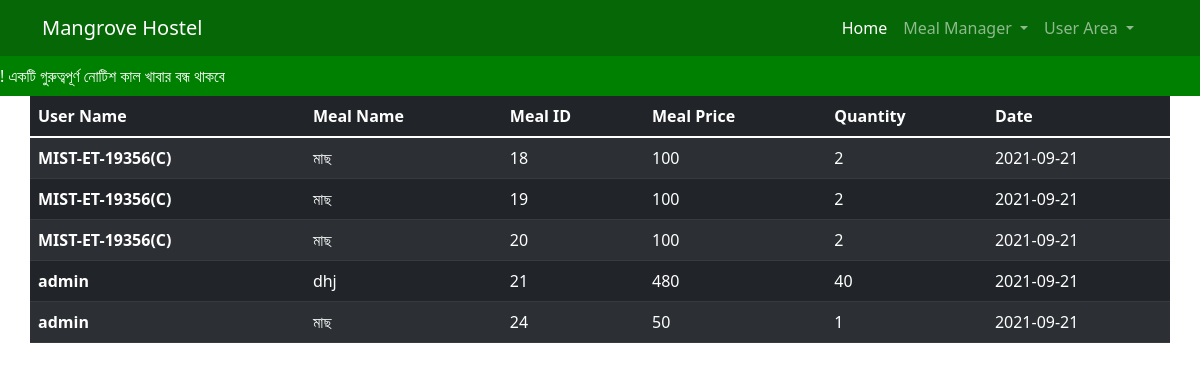
Before: /panelhead/ (signed in) with the older database file.
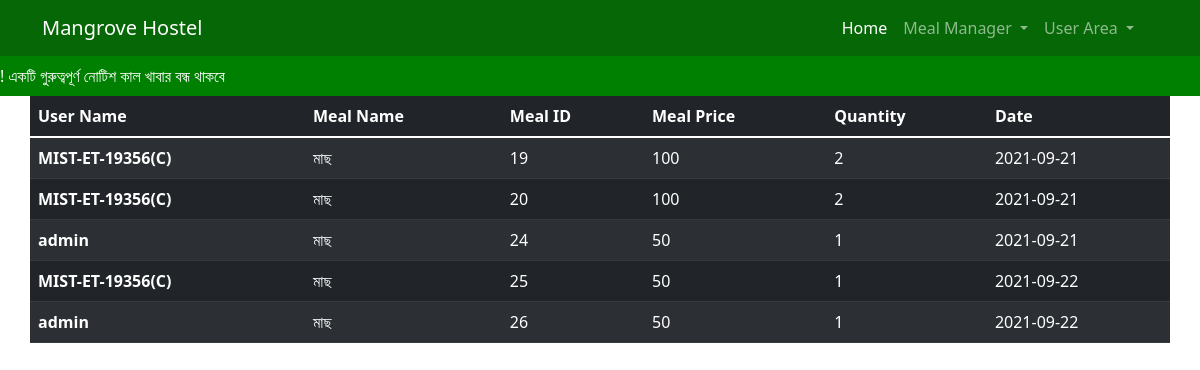
After: the same page with the newer database file.
### mist/models.py (models this page shows, shortened)
class Meal_Order(models.Model):
    id=models.AutoField(primary_key=True)
    Name=models.CharField(max_length=50,default="")
    Hostel=models.CharField(max_length=13,default=1)
    Food_Name=models.CharField(max_length=50,default="")
    Food_ID=models.CharField(max_length=50,default="")
    Price=models.CharField(max_length=50,default="")
    Quantity=models.CharField(max_length=10,default="")
    Date_Time=models.CharField(max_length=50,default="")

### mist/views.py (the view)
# urls.py: path('panelhead/', views.panelhed,name="panelhead"),
def panelhed(request):
    if request.user.is_authenticated:
        if request.user.is_staff:
            allorder=Meal_Order.objects.all()
            sendvar={
                "meal":allorder,
            }
            return render(request,"panelhed.html",sendvar)
        return redirect(index)
    return redirect(login)

### mist/templates/panelhed.html (shortened to what this page needs)
{% extends 'base.html' %}
{% load static %}
{% block head %}
<link rel="stylesheet" type="text/css" href="{% static 'style.css' %}">
{% endblock  %}
{% block body %}
    <table class="table table-dark table-striped container">
            <thead>
                <tr>
                    <th scope="col">User Name</th>
                    <th scope="col">Meal Name</th>
                    <th scope="col">Meal ID</th>
                    <th scope="col">Meal Price</th>
                    <th scope="col">Quantity</th>
                    <th scope="col">Date</th>
                </tr>
            </thead>
            <tbody>
            {% for i in meal %}
                <tr>
                    <th scope="row">{{i.Name}}</th>
                    <td>{{i.Food_Name}}</td>
                    <td>{{i.id}}</td>
                    <td>{{i.Price}}</td>
                    <td>{{i.Quantity}}</td>
                    <td>{{i.Date_Time}}</td>
                </tr>
            {% endfor %}
            </tbody>
            </table>
{% endblock  %}

### mist/templates/base.html (shortened to what this page needs)
{% load static %}
<!doctype html>
<html lang="en">
  <head>
    <link href="https://cdn.jsdelivr.net/npm/bootstrap@5.1.1/dist/css/bootstrap.min.css" rel="stylesheet">
    {% block head %}{% endblock  %}
  </head>
  <body>
    {% if request.user.is_authenticated %}
        {% if  request.user.is_staff %}
        <nav class="navbar navbar-expand-lg navbar-dark bg-dark menu" style="color:#fff;">
        <div class="container">
            <a class="navbar-brand lgo fcolor fs" href="{% url 'home' %}">Mangrove Hostel</a>
            <div class="collapse navbar-collapse" id="navbarSupportedContent">
            <ul class="navbar-nav ms-auto mb-2 mb-lg-0 me-3">
                <li class="nav-item">
                    <a class="nav-link active" aria-current="page" href="{% url 'home' %}">Home</a>
                </li>
                <li class="nav-item dropdown">
                <a class="nav-link dropdown-toggle" href="#" id="navbarDropdown" role="button" data-bs-toggle="dropdown" aria-expanded="false">
                    Meal Manager
                </a>
                <li class="nav-item dropdown">
                <a class="nav-link dropdown-toggle" href="#" id="navbarDropdown" role="button" data-bs-toggle="dropdown" aria-expanded="false">
                    User Area
                </a>
                </li>
            </ul>
            </div>
        </div>
        </nav>
        {% endif %}
    <marquee class="notice">
        ! একটি গুরুত্বপূর্ণ নোটিশ কাল খাবার বন্ধ থাকবে
    </marquee>
    {% endif %}
    {% block body %}{% endblock %}
  </body>
</html>

### static/style.css (style rules this page uses)
.notice { width:100%; height: 40px; color:#fff; line-height:40px; background:green; direction: left; }
.menu { background-color: #066706 !important; color:#fff !important; }

Changed rows visible on the page:
removed Meal_Order: Name "MIST-ET-19356(C)", Food_Name "মাছ", id "18", Price "100", Quantity "2", Date_Time "2021-09-21"
removed Meal_Order: Name "admin", Food_Name "dhj", id "21", Price "480", Quantity "40", Date_Time "2021-09-21"
added Meal_Order: Name "MIST-ET-19356(C)", Food_Name "মাছ", id "25", Price "50", Quantity "1", Date_Time "2021-09-22"
added Meal_Order: Name "admin", Food_Name "মাছ", id "26", Price "50", Quantity "1", Date_Time "2021-09-22"
